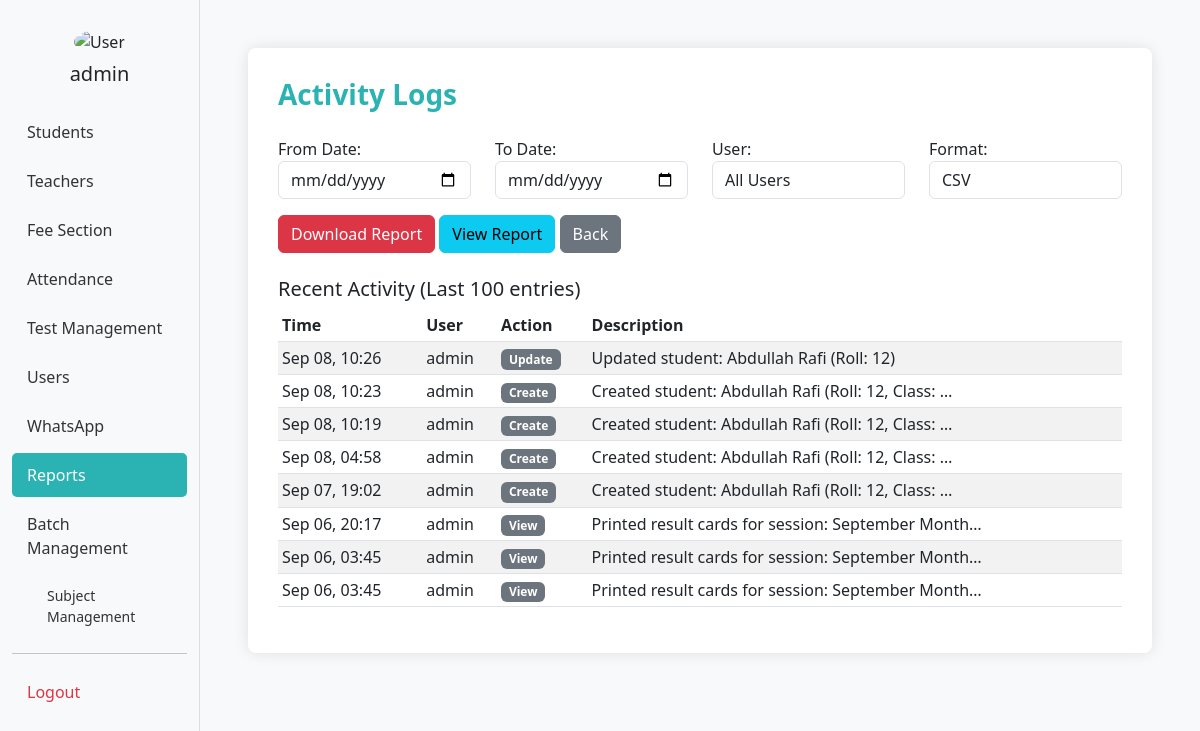
The app's page /reports/logs/ (signed in), older data.
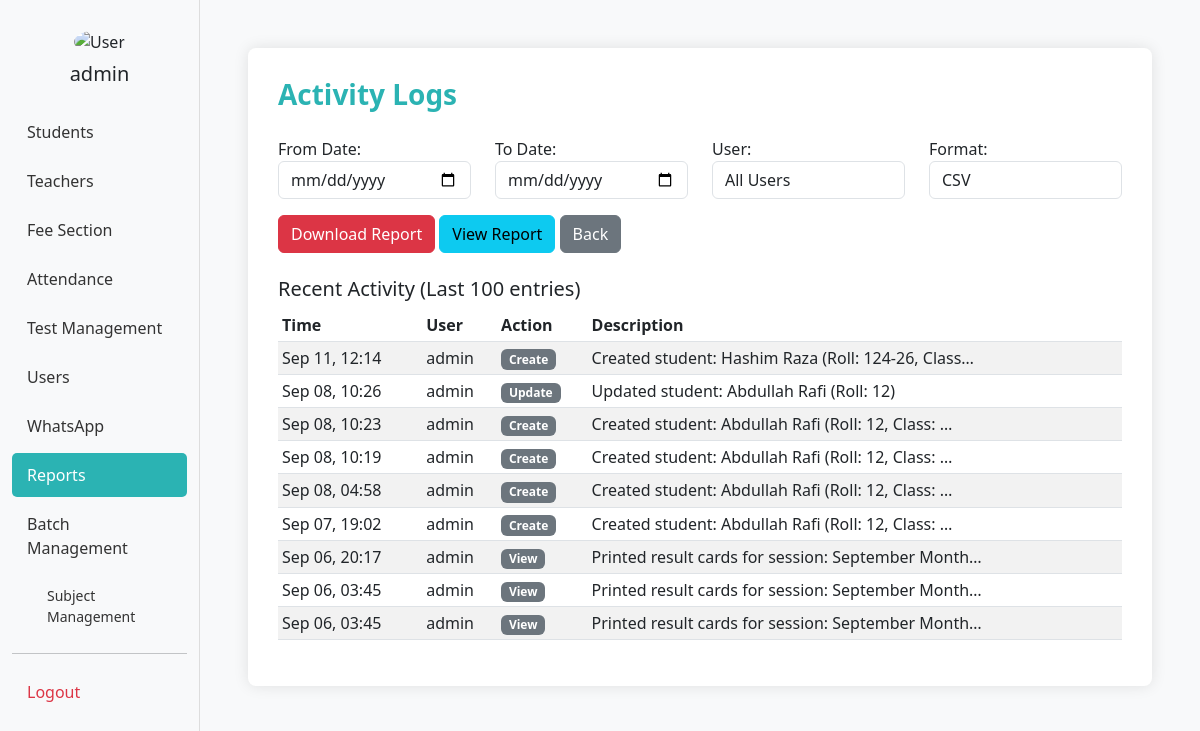
The same page, newer data.
### bri/models.py (models this page shows, shortened)
class UserActivityLog(models.Model):
    ACTION_TYPES = [
        ('login', 'Login'),
        ('logout', 'Logout'),
        ('create', 'Create'),
        ('update', 'Update'),
        ('delete', 'Delete'),
        ('view', 'View'),
    ]
    user = models.ForeignKey(Username, on_delete=models.CASCADE)
    action_type = models.CharField(max_length=20, choices=ACTION_TYPES)
    model_name = models.CharField(max_length=50, blank=True)
    object_id = models.CharField(max_length=50, blank=True)
    description = models.TextField()
    ip_address = models.GenericIPAddressField(null=True, blank=True)
    timestamp = models.DateTimeField(auto_now_add=True)

class Username(models.Model):
    ROLE_CHOICES = [
        ('admin', 'Admin'),
        ('student', 'Student'),
        ('teacher', 'Teacher'),
    ]
    username = models.CharField(max_length=50, unique=True)
    password = models.CharField(max_length=128)
    role = models.CharField(max_length=10, choices=ROLE_CHOICES)
    full_name = models.CharField(max_length=100, blank=True)
    profile_picture = models.ImageField(upload_to='profile_pics/', blank=True, null=True)

### bri/reports_views.py (the view, shortened to what this page needs)
# urls.py: path('reports/logs/', reports_views.activity_logs, name='activity_logs'),
@admin_required
def activity_logs(request):
    logs = UserActivityLog.objects.all().order_by('-timestamp')
    filtered_logs = None
    users = Username.objects.all()
    return render(request, 'reports/activity_logs.html', {
        'logs': logs[:100],  # Show first 100 logs by default
        'filtered_logs': filtered_logs,  # Show filtered logs when viewing
        'users': users
    })

### bri/reports_views.py (called while the page is built)
def admin_required(view_func):
    @wraps(view_func)
    def wrapper(request, *args, **kwargs):
        if not request.session.get('user_id') or request.session.get('user_role') != 'admin':
            messages.error(request, 'Admin access required.')
            return redirect('admin_dashboard')
        return view_func(request, *args, **kwargs)
    return wrapper

### bri/templates/reports/activity_logs.html (shortened to what the changed rows need)
<!DOCTYPE html>
<html lang="en">
<head>
  <link href="https://cdn.jsdelivr.net/npm/bootstrap@5.3.0/dist/css/bootstrap.min.css" rel="stylesheet" />
</head>
<body>
  <div class="container-fluid">
    <div class="row">
          {% load static %}
      <div class="col-md-10 p-5">
        <div class="form-section">
          <div class="mt-4">
            <div class="table-responsive">
              <table class="table table-striped table-sm">
                <thead>
                  <tr>
                    <th>Time</th>
                    <th>User</th>
                    <th>Action</th>
                    <th>Description</th>
                  </tr>
                </thead>
                <tbody>
                  {% for log in filtered_logs|default:logs %}
                  <tr>
                    <td>{{ log.timestamp|date:"M d, H:i" }}</td>
                    <td>{{ log.user.username }}</td>
                    <td><span class="badge bg-secondary">{{ log.get_action_type_display }}</span></td>
                    <td>{{ log.description|truncatechars:50 }}</td>
                  </tr>
                  {% empty %}
                  <tr>
                    <td colspan="4" class="text-center">No activity logs found</td>
                  </tr>
                  {% endfor %}
                </tbody>
              </table>
            </div>
          </div>
        </div>
      </div>
    </div>
  </div>
</body>
</html>

Row changes from the older to the newer data that the page shows:
added UserActivityLog: timestamp "Sep 11, 12:14", user.username "admin", action_type "Create", description "Created student: Hashim Raza (Roll: 124-26, Class…"
